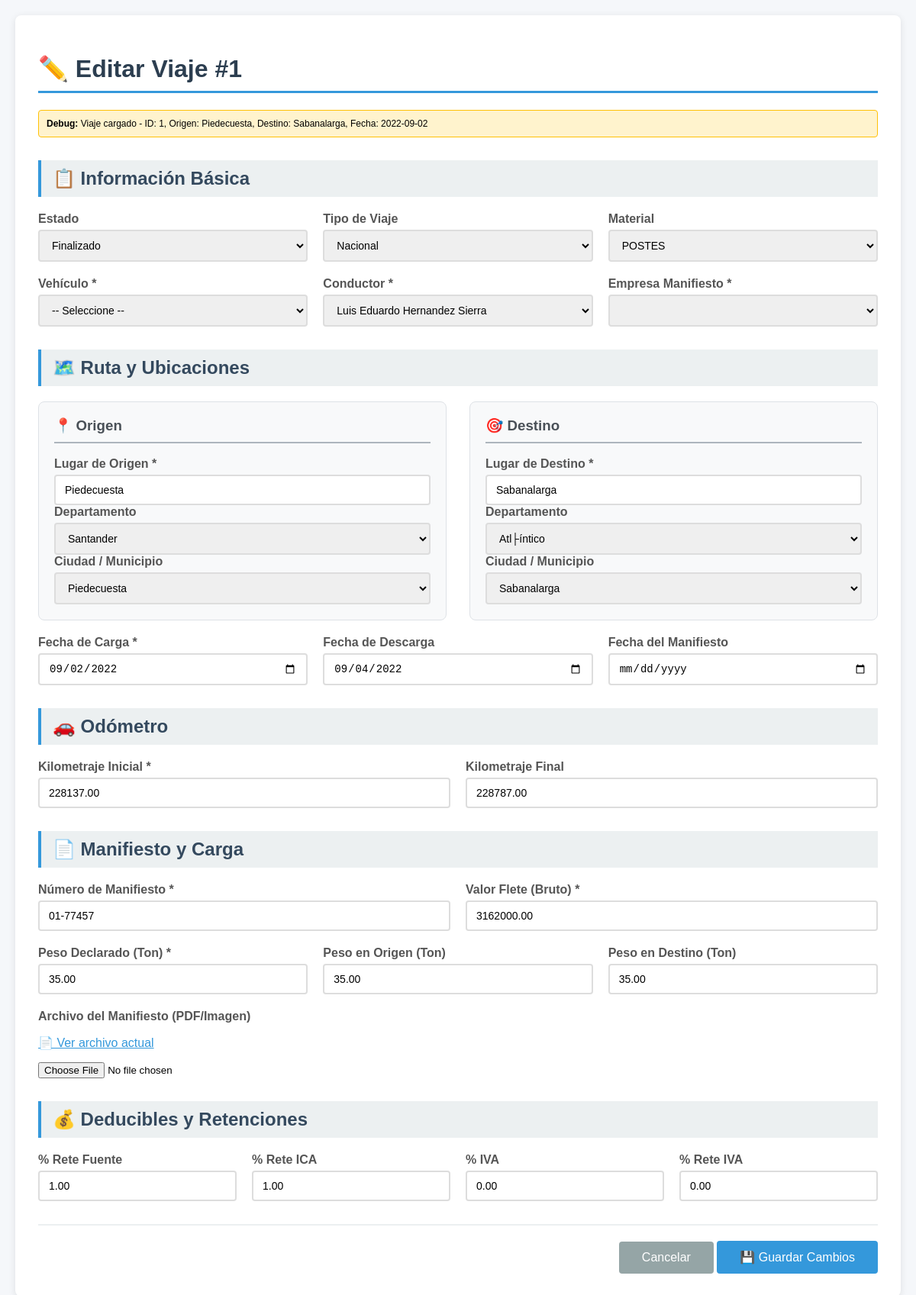
Page /edit_trip_basic.php?id=1 on the committed database.
### tables this page shows
CREATE TABLE `trips` (
  `id` int(11) NOT NULL AUTO_INCREMENT,
  `trip_type` enum('urbano','nacional','internacional') NOT NULL,
  `vehicle_id` int(11) NOT NULL,
  `client_id` int(11) DEFAULT NULL,
  `driver_id` int(11) NOT NULL,
  `material_id` int(11) DEFAULT NULL,
  `origin_point_id` int(11) DEFAULT NULL,
  `origin` varchar(255) DEFAULT NULL,
  `origin_city_id` int(11) DEFAULT NULL,
  `origin_state_id` int(11) DEFAULT NULL,
  `destination_point_id` int(11) DEFAULT NULL,
  `destination` varchar(255) DEFAULT NULL,
  `destination_city_id` int(11) DEFAULT NULL,
  `destination_state_id` int(11) DEFAULT NULL,
  `date_load` date DEFAULT NULL,
  `date_unload` date DEFAULT NULL,
  `kms_start` decimal(10,2) DEFAULT 0.00,
  `kms_end` decimal(10,2) DEFAULT 0.00,
  `kms_total` decimal(10,2) DEFAULT 0.00,
  `manifest_company` varchar(255) DEFAULT NULL,
  `manifest_company_id` int(11) DEFAULT NULL,
  `manifest_number` varchar(100) DEFAULT NULL,
  `manifest_date` date DEFAULT NULL,
  `weight_declared` decimal(10,2) DEFAULT 0.00,
  `weight_origin` decimal(10,2) DEFAULT 0.00,
  `weight_dest` decimal(10,2) DEFAULT 0.00,
  `flete_bruto` decimal(15,2) DEFAULT 0.00,
  `percent_rete_fuente` decimal(5,2) DEFAULT 0.00,
  `value_rete_fuente` decimal(15,2) DEFAULT 0.00,
  `percent_rete_ica` decimal(5,2) DEFAULT 0.00,
  `percent_iva` decimal(5,2) DEFAULT 0.00,
  `percent_rete_iva` decimal(5,2) DEFAULT 0.00,
  `value_rete_ica` decimal(15,2) DEFAULT 0.00,
  `value_iva` decimal(15,2) DEFAULT 0.00,
  `value_rete_iva` decimal(15,2) DEFAULT 0.00,
  `percent_deductible_3` decimal(5,2) DEFAULT 0.00,
  `value_deductible_3` decimal(15,2) DEFAULT 0.00,
  `value_deductible_4` decimal(15,2) DEFAULT 0.00,
  `value_deductible_5` decimal(15,2) DEFAULT 0.00,
  `value_deductible_6` decimal(15,2) DEFAULT 0.00,
  `total_deductibles` decimal(15,2) DEFAULT 0.00,
  `flete_neto` decimal(15,2) DEFAULT 0.00,
  `advance_owner` decimal(15,2) DEFAULT 0.00,
  `advance_owner_responsible` varchar(255) DEFAULT NULL,
  `advance_manifest` decimal(15,2) DEFAULT 0.00,
  `advance_manifest_to_driver` tinyint(1) DEFAULT 0,
  `commission_percent` decimal(5,2) DEFAULT 0.00,
  `commission_value` decimal(15,2) DEFAULT 0.00,
  `final_pay_expected` decimal(15,2) DEFAULT 0.00,
  `final_pay_received` decimal(15,2) DEFAULT 0.00,
  `settlement_status` enum('Pending','Partial','Complete','Cancelled') DEFAULT 'Pending',
  `settlement_notes` text DEFAULT NULL,
  `created_at` timestamp NOT NULL DEFAULT current_timestamp(),
  `updated_at` timestamp NOT NULL DEFAULT current_timestamp() ON UPDATE current_timestamp(),
  `created_by` int(11) DEFAULT NULL,
  `status` enum('En Progreso','Entregado','Finalizado','Cancelado') DEFAULT 'En Progreso',
  `delivery_proof_url` varchar(255) DEFAULT NULL,
  `manifest_file` varchar(255) DEFAULT NULL,
  PRIMARY KEY (`id`),
  KEY `material_id` (`material_id`),
  KEY `manifest_company_id` (`manifest_company_id`),
  KEY `created_by` (`created_by`),
  KEY `idx_trips_vehicle` (`vehicle_id`),
  KEY `idx_trips_driver` (`driver_id`),
  KEY `idx_trips_status` (`status`),
  KEY `idx_trips_date_load` (`date_load`),
  KEY `idx_client_id` (`client_id`),
  KEY `idx_trips_client` (`client_id`),
  KEY `idx_trips_settlement` (`settlement_status`),
  KEY `idx_trips_report_monthly` (`date_load`,`status`),
  KEY `origin_city_id` (`origin_city_id`),
  KEY `origin_state_id` (`origin_state_id`),
  KEY `destination_city_id` (`destination_city_id`),
  KEY `destination_state_id` (`destination_state_id`),
  CONSTRAINT `fk_trips_client` FOREIGN KEY (`client_id`) REFERENCES `clients` (`id`),
  CONSTRAINT `trips_ibfk_1` FOREIGN KEY (`vehicle_id`) REFERENCES `vehicles` (`id`),
  CONSTRAINT `trips_ibfk_2` FOREIGN KEY (`driver_id`) REFERENCES `personnel` (`id`),
  CONSTRAINT `trips_ibfk_3` FOREIGN KEY (`material_id`) REFERENCES `materials` (`id`),
  CONSTRAINT `trips_ibfk_4` FOREIGN KEY (`manifest_company_id`) REFERENCES `manifest_companies` (`id`),
  CONSTRAINT `trips_ibfk_5` FOREIGN KEY (`created_by`) REFERENCES `users` (`id`) ON DELETE SET NULL,
  CONSTRAINT `trips_ibfk_6` FOREIGN KEY (`origin_city_id`) REFERENCES `loc_cities` (`id`),
  CONSTRAINT `trips_ibfk_7` FOREIGN KEY (`origin_state_id`) REFERENCES `loc_states` (`id`),
  CONSTRAINT `trips_ibfk_8` FOREIGN KEY (`destination_city_id`) REFERENCES `loc_cities` (`id`),
  CONSTRAINT `trips_ibfk_9` FOREIGN KEY (`destination_state_id`) REFERENCES `loc_states` (`id`)
);

### edit_trip_basic.php (the view, shortened to what this page needs)
<?php
require_once 'includes/functions.php';
$tripId = isset($_GET['id']) ? (int)$_GET['id'] : (isset($_GET['edit']) ? (int)$_GET['edit'] : 0);
$stmt = $pdo->prepare("SELECT * FROM trips WHERE id = ?");
$stmt->execute([$tripId]);
$trip = $stmt->fetch(PDO::FETCH_ASSOC);
$drivers = $pdo->query("SELECT * FROM personnel WHERE type='Conductor' AND (active=1 OR id = {$trip['driver_id']}) ORDER BY firstname")->fetchAll();
$clients = $pdo->query("SELECT * FROM clients WHERE active=1 OR id = {$trip['client_id']} ORDER BY firstname, business_name")->fetchAll();
$materials = $pdo->query("SELECT * FROM materials WHERE active=1 ORDER BY name")->fetchAll();
$states = $pdo->query("SELECT * FROM loc_states ORDER BY name")->fetchAll();
$cities = $pdo->query("SELECT * FROM loc_cities ORDER BY name")->fetchAll();
$originCities = [];
$destCities = [];
foreach ($cities as $city) {
    if ($city['state_id'] == $trip['origin_state_id']) {
        $originCities[] = $city;
    }
    if ($city['state_id'] == $trip['destination_state_id']) {
        $destCities[] = $city;
    }
}
$config = $pdo->query("SELECT * FROM config LIMIT 1")->fetch();
function isSelected($value, $current) {
    return $value == $current ? 'selected' : '';
}
?>
<!DOCTYPE html>
<html lang="es">
<head>
</head>
<body>
<div class="container">
    <h1>✏️ Editar Viaje #<?php echo $tripId; ?></h1>
    <div class="debug-info">
        <strong>Debug:</strong> Viaje cargado - ID: <?php echo $trip['id']; ?>,
        Origen: <?php echo $trip['origin']; ?>,
        Destino: <?php echo $trip['destination']; ?>,
        Fecha: <?php echo $trip['date_load']; ?>
    </div>
    <form action="save_trip.php" method="POST" enctype="multipart/form-data">
        <h2>📋 Información Básica</h2>
        <div class="form-row">
            <div class="form-group">
                <label>Estado</label>
                <select name="status">
                    <option value="Finalizado" <?php echo isSelected('Finalizado', $trip['status']); ?>>Finalizado</option>
                </select>
            </div>
            <div class="form-group">
                <label>Tipo de Viaje</label>
                <select name="trip_type">
                    <option value="nacional" <?php echo isSelected('nacional', $trip['trip_type']); ?>>Nacional</option>
                </select>
            </div>
            <div class="form-group">
                <label>Material</label>
                <select name="material_id">
                    <?php foreach ($materials as $m): ?>
                        <option value="<?php echo $m['id']; ?>" <?php echo isSelected($m['id'], $trip['material_id']); ?>>
                            <?php echo htmlspecialchars($m['name']); ?>
                        </option>
                    <?php endforeach; ?>
                </select>
            </div>
        </div>
        <div class="form-row">
            <div class="form-group">
                <label>Vehículo *</label>
                <select name="vehicle_id" required>
                    <option value="">-- Seleccione --</option>
                </select>
            </div>
            <div class="form-group">
                <label>Conductor *</label>
                <select name="driver_id" required>
                    <?php foreach ($drivers as $d): ?>
                        <option value="<?php echo $d['id']; ?>" <?php echo isSelected($d['id'], $trip['driver_id']); ?>>
                            <?php echo htmlspecialchars($d['firstname'] . ' ' . $d['lastname']); ?>
                        </option>
                    <?php endforeach; ?>
                </select>
            </div>
            <div class="form-group">
                <label>Empresa Manifiesto *</label>
                <select name="client_id" required>
                    <?php foreach ($clients as $c): ?>
                        <option value="<?php echo $c['id']; ?>" <?php echo isSelected($c['id'], $trip['client_id']); ?>>
                        </option>
                    <?php endforeach; ?>
                </select>
            </div>
        </div>
        <h2>🗺️ Ruta y Ubicaciones</h2>
        <div class="two-columns">
            <div class="location-box">
                <h3>📍 Origen</h3>
                <div class="form-group">
                    <label>Lugar de Origen *</label>
                    <input type="text" name="origin" required
                           value="<?php echo htmlspecialchars($trip['origin']); ?>">
                </div>
                <div class="form-group">
                    <label>Departamento</label>
                    <select name="origin_state_id" id="origin_state">
                        <?php foreach ($states as $s): ?>
                            <option value="<?php echo $s['id']; ?>" <?php echo isSelected($s['id'], $trip['origin_state_id']); ?>>
                                <?php echo htmlspecialchars($s['name']); ?>
                            </option>
                        <?php endforeach; ?>
                    </select>
                </div>
                <div class="form-group">
                    <label>Ciudad / Municipio</label>
                    <select name="origin_city_id" id="origin_city">
                        <?php foreach ($originCities as $c): ?>
                            <option value="<?php echo $c['id']; ?>" <?php echo isSelected($c['id'], $trip['origin_city_id']); ?>>
                                <?php echo htmlspecialchars($c['name']); ?>
                            </option>
                        <?php endforeach; ?>
                    </select>
                </div>
            </div>
            <div class="location-box">
                <h3>🎯 Destino</h3>
                <div class="form-group">
                    <label>Lugar de Destino *</label>
                    <input type="text" name="destination" required
                           value="<?php echo htmlspecialchars($trip['destination']); ?>">
                </div>
                <div class="form-group">
                    <label>Departamento</label>
                    <select name="destination_state_id" id="dest_state">
                        <?php foreach ($states as $s): ?>
                            <option value="<?php echo $s['id']; ?>" <?php echo isSelected($s['id'], $trip['destination_state_id']); ?>>
                                <?php echo htmlspecialchars($s['name']); ?>
                            </option>
                        <?php endforeach; ?>
                    </select>
                </div>
                <div class="form-group">
                    <label>Ciudad / Municipio</label>
                    <select name="destination_city_id" id="dest_city">
                        <?php foreach ($destCities as $c): ?>
                            <option value="<?php echo $c['id']; ?>" <?php echo isSelected($c['id'], $trip['destination_city_id']); ?>>
                                <?php echo htmlspecialchars($c['name']); ?>
                            </option>
                        <?php endforeach; ?>
                    </select>
                </div>
            </div>
        </div>
        <div class="form-row" style="margin-top: 20px;">
            <div class="form-group">
                <label>Fecha de Carga *</label>
                <input type="date" name="date_load" required
                       value="<?php echo $trip['date_load']; ?>">
            </div>
            <div class="form-group">
                <label>Fecha de Descarga</label>
                <input type="date" name="date_unload"
                       value="<?php echo $trip['date_unload']; ?>">
            </div>
            <div class="form-group">
                <label>Fecha del Manifiesto</label>
                <input type="date" name="manifest_date"
                       value="<?php echo $trip['manifest_date']; ?>">
            </div>
        </div>
        <h2>🚗 Odómetro</h2>
        <div class="form-row">
            <div class="form-group">
                <label>Kilometraje Inicial *</label>
                <input type="number" step="0.1" name="kms_start" required
                       value="<?php echo $trip['kms_start']; ?>">
            </div>
            <div class="form-group">
                <label>Kilometraje Final</label>
                <input type="number" step="0.1" name="kms_end"
                       value="<?php echo $trip['kms_end']; ?>">
            </div>
        </div>
        <h2>📄 Manifiesto y Carga</h2>
        <div class="form-row">
            <div class="form-group">
                <label>Número de Manifiesto *</label>
                <input type="text" name="manifest_number" required
                       value="<?php echo htmlspecialchars($trip['manifest_number']); ?>">
            </div>
            <div class="form-group">
                <label>Valor Flete (Bruto) *</label>
                <input type="number" step="0.01" name="flete_bruto" required
                       value="<?php echo $trip['flete_bruto']; ?>">
            </div>
        </div>
        <div class="form-row">
            <div class="form-group">
                <label>Peso Declarado (Ton) *</label>
                <input type="number" step="0.01" name="weight_declared" required
                       value="<?php echo $trip['weight_declared']; ?>">
            </div>
            <div class="form-group">
                <label>Peso en Origen (Ton)</label>
                <input type="number" step="0.01" name="weight_origin"
                       value="<?php echo $trip['weight_origin']; ?>">
            </div>
            <div class="form-group">
                <label>Peso en Destino (Ton)</label>
                <input type="number" step="0.01" name="weight_dest"
                       value="<?php echo $trip['weight_dest']; ?>">
            </div>
        </div>
        <div class="form-group">
            <label>Archivo del Manifiesto (PDF/Imagen)</label>
            <?php if ($trip['manifest_file']): ?>
                <p>
                    <a href="<?php echo $trip['manifest_file']; ?>" target="_blank" style="color: #3498db;">
                        📄 Ver archivo actual
                    </a>
                </p>
            <?php endif; ?>
            <input type="file" name="manifest_file" accept=".pdf,.jpg,.jpeg,.png">
        </div>
        <h2>💰 Deducibles y Retenciones</h2>
        <div class="form-row">
            <div class="form-group">
                <label>% Rete Fuente</label>
                <input type="number" step="0.01" name="percent_rete_fuente"
                       value="<?php echo $trip['percent_rete_fuente'] ?? $config['default_rete_fuente']; ?>">
            </div>
            <div class="form-group">
                <label>% Rete ICA</label>
                <input type="number" step="0.01" name="percent_rete_ica"
                       value="<?php echo $trip['percent_rete_ica'] ?? $config['default_rete_ica']; ?>">
            </div>
            <div class="form-group">
                <label>% IVA</label>
                <input type="number" step="0.01" name="percent_iva"
                       value="<?php echo $trip['percent_iva'] ?? $config['default_iva_percent']; ?>">
            </div>
            <div class="form-group">
                <label>% Rete IVA</label>
                <input type="number" step="0.01" name="percent_rete_iva"
                       value="<?php echo $trip['percent_rete_iva'] ?? $config['default_rete_iva_percent']; ?>">
            </div>
        </div>
        <div class="actions">
            <a href="trip_details.php?id=<?php echo $tripId; ?>" class="btn btn-secondary">Cancelar</a>
            <button type="submit" class="btn btn-primary">💾 Guardar Cambios</button>
        </div>
    </form>
</div>
</body>
</html>

### rows in the picture
trips: id "1", origin "Piedecuesta", destination "Sabanalarga", date_load "2022-09-02", date_load "09/02/2022", date_unload "09/04/2022", kms_start "228137.00", kms_end "228787.00", manifest_number "01-77457", flete_bruto "3162000.00", weight_declared "35.00", weight_origin "35.00", weight_dest "35.00", percent_rete_fuente "1.00", percent_rete_ica "1.00", percent_iva "0.00", percent_rete_iva "0.00"

### other values in the picture
$tripId "1"
form field material_id "POSTES"
form field driver_id "Luis Eduardo Hernandez Sierra"
form field origin_state_id "Santander"
form field origin_city_id "Piedecuesta"
form field destination_state_id "Atl├íntico"
form field destination_city_id "Sabanalarga"
